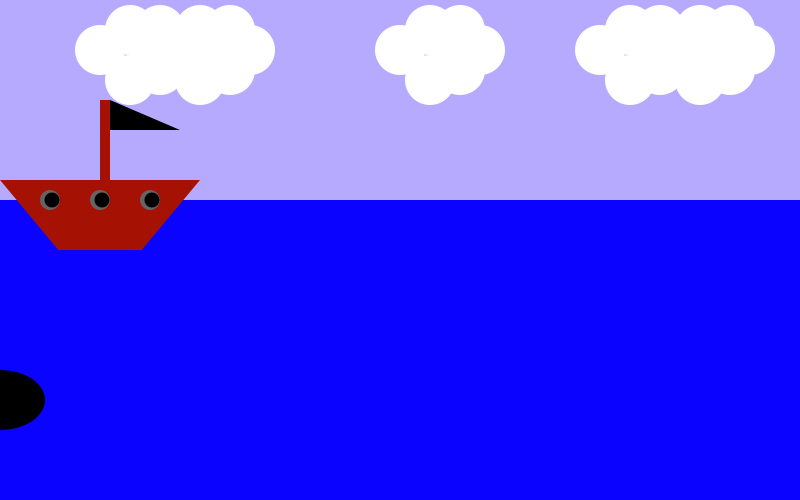
Frame 1 (no input)
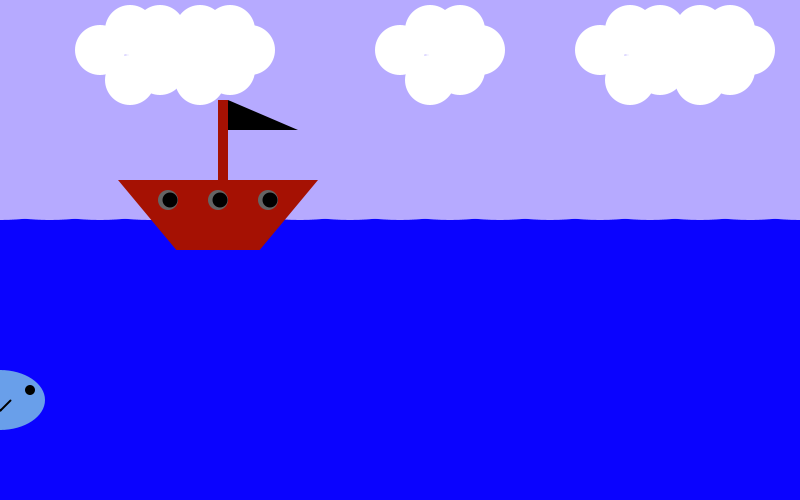
Frame 60 (the mouse pressed at the canvas centre just before this capture)
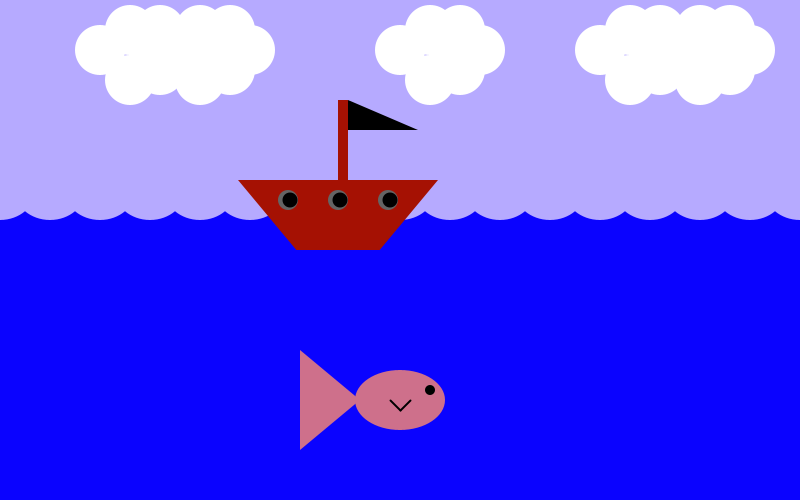
Frame 120 (the mouse held since frame 60 and released just before this capture)

The Processing sketch that drew these frames (run headless with seeded random() and noise(); from frame 60 on, the mouse is pressed at the canvas centre):

// Processing sketch: processing_168177
// ── processing_168177.pde

int a=0;
int b=200;
int c=100;
int d=0;
int e=100;
int f=110;
int g=110;
int h=180;
int k=50;
int i=100;
int j=150;
float n;
float l;
float m;
float x;

void  setup() {
size(800,500);
}

void draw(){
background(#B6AAFF);
noStroke();


fill(255);
ellipse(600,50,50,50);
ellipse(630,30,50,50);
ellipse(630,80,50,50);
ellipse(660,30,50,50);
ellipse(680,50,50,50);
ellipse(650,40,50,50);
ellipse(660,70,50,50);
ellipse(670,50,50,50);
ellipse(700,30,50,50);
ellipse(700,80,50,50);
ellipse(730,30,50,50);
ellipse(750,50,50,50);
ellipse(720,40,50,50);
ellipse(730,70,50,50);

ellipse(100,50,50,50);
ellipse(130,30,50,50);
ellipse(130,80,50,50);
ellipse(160,30,50,50);
ellipse(180,50,50,50);
ellipse(150,40,50,50);
ellipse(160,70,50,50);
ellipse(170,50,50,50);
ellipse(200,30,50,50);
ellipse(200,80,50,50);
ellipse(230,30,50,50);
ellipse(250,50,50,50);
ellipse(220,40,50,50);
ellipse(230,70,50,50);

ellipse(400,50,50,50);
ellipse(430,30,50,50);
ellipse(430,80,50,50);
ellipse(460,30,50,50);
ellipse(480,50,50,50);
ellipse(450,40,50,50);
ellipse(460,70,50,50);
ellipse(470,50,50,50);

fill(#0A03FF);
rect(0,200,800,300);


fill(#B6AAFF);
frameRate(10);
ellipse(0,190,x,60);
ellipse(50,190,x,60);
ellipse(100,190,x,60);
ellipse(150,190,x,60);
ellipse(200,190,x,60);
ellipse(250,190,x,60);
ellipse(300,190,x,60);
ellipse(350,190,x,60);
ellipse(400,190,x,60);
ellipse(450,190,x,60);
ellipse(500,190,x,60);
ellipse(550,190,x,60);
ellipse(600,190,x,60);
ellipse(650,190,x,60);
ellipse(700,190,x,60);
ellipse(750,190,x,60);
ellipse(800,190,x,60);
x=random(50,200);

fill(#A51103);
triangle(a,180,b,180,c,300);
a=a+2;
b=b+2;
c=c+2;
rect(e,100,10,80);
e=e+2;

fill(#0A03FF);
rect(d,250,300,100);
d=d+2;

fill(0);
triangle(f,100,g,130,h,130);
f=f+2;
g=g+2;
h=h+2;

fill(100);
ellipse(k,200,20,20);
k=k+2;
ellipse(i,200,20,20);
i=i+2;
ellipse(j,200,20,20);
j=j+2;

fill(0);
ellipse(k,200,15,15);
ellipse(i,200,15,15);
ellipse(j,200,15,15);

fill(n,l,m);  
n=random(255);
l=random(255);
m=random(255);
ellipse(mouseX,400,90,60);
triangle(mouseX-40,400,mouseX-100,350,mouseX-100,450);

fill(0);
ellipse(mouseX+30,390,10,10);

stroke(0);
strokeWeight(2);
line(mouseX+10,400,mouseX,410);
line(mouseX-10,400,mouseX,410);




}
